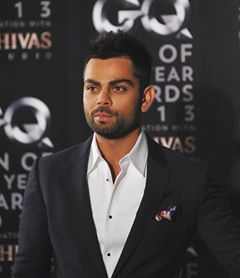
#> input picture images/kholi.jpg, 240 x 278 px
$ python transformation.py
#> lines starting #> are read from the running program, lines starting #| are printed output that depends on the picture
import cv2 as cv
import numpy as np

img = cv.imread('images/kholi.jpg')
#> img is the input picture: shape (278, 240, 3); mean B, G, R 63.4, 63.5, 68.5

cv.imshow('kholi', img)

# Translation
def translate(img, x, y):
#> called with x = 100, y = 100
    transMat = np.float32([[1,0,x], [0,1,y]])
    dimensions = (img.shape[1], img.shape[0])
#> dimensions = (240, 278)
    return cv.warpAffine(img, transMat, dimensions)
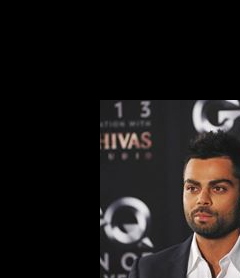
#> returned value: shape (278, 240, 3); mean of channels 0, 1, 2 25.4, 26.7, 30.8; drawn as B, G, R

#shifting of image
# -x --> Left
# -y --> Up
# x --> Right
# y --> Down

# translated = translate(img, -100, -100)  #shifting here 100px left and 100px up
translated = translate(img, 100, 100)  #shifting here 100px right and 100px down
cv.imshow('Translated', translated)

# Rotation
def rotate(img, angle, rotPoint=None):
#> called with angle = 45
    (height,width) = img.shape[:2]
#> height = 278; width = 240

    if rotPoint is None:
        rotPoint = (width//2, height//2)
#> rotPoint = (120, 139)

    rotMat = cv.getRotationMatrix2D(rotPoint, angle, 1.0)
    dimensions = (width, height)
#> dimensions = (240, 278)

    return cv.warpAffine(img, rotMat, dimensions)
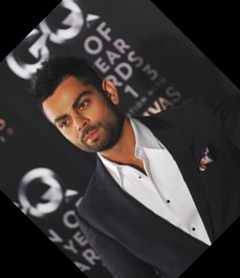
#> returned value: shape (278, 240, 3); mean of channels 0, 1, 2 55.8, 56, 60.7; drawn as B, G, R

rotated = rotate(img, 45)

#want to rotate it clockwise just give negative value to the angle.
# rotated = rotate(img, -45)
cv.imshow('Rotated', rotated)

# rotate the rotated image
rotated_rotated = rotate(rotated, 45)
#> call 2 of rotate, with angle = 45
#> in rotate (call 2), `return cv.warpAffine(img, rotMat, dimensions)`:
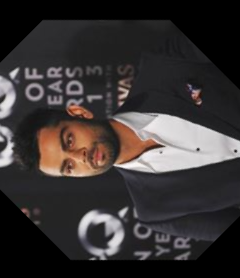
#> returned value: shape (278, 240, 3); mean of channels 0, 1, 2 51.2, 51.6, 56.3; drawn as B, G, R
cv.imshow('rotated_rotated', rotated_rotated)

# Resizing
resized = cv.resize(img, (500,500), interpolation=cv.INTER_CUBIC) #if we are shrinking the image then we go for INTER_AREA, if we enlarging the image then we should go for INTER_LINEAR,INTER_CUBIC cubic is slower but it better as it returns the  high quality.
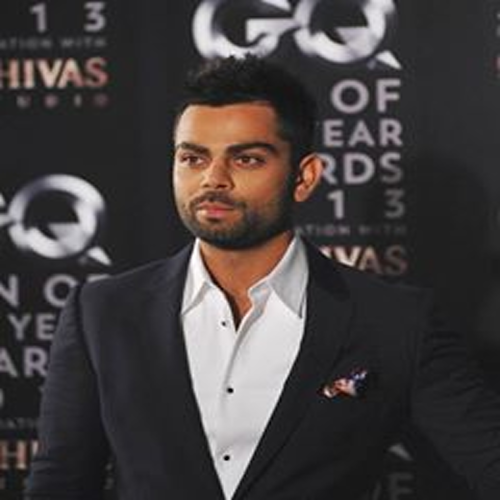
#> resized: shape (500, 500, 3); mean B, G, R 63.4, 63.5, 68.5
cv.imshow('resized', resized)

# Flipping. flipcode = 0 for vertically, 1 for horizontally, and -1 for both vaertically and horizontally.
flip = cv.flip(img, -1)
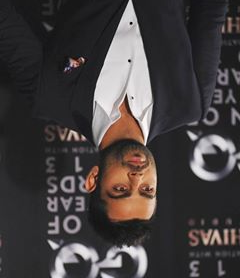
#> flip: shape (278, 240, 3); mean B, G, R 63.4, 63.5, 68.5
cv.imshow('flip', flip)

# Cropping
cropped = img[50:100, 100:200]
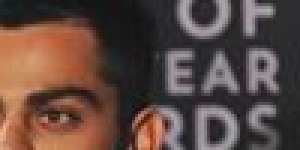
#> cropped: shape (50, 100, 3) (shown 3 times larger); mean B, G, R 65.7, 73, 94.3
cv.imshow('cropped', cropped)

cv.waitKey(0)

$ run again, with images/dhoni.jpg copied over images/kholi.jpg
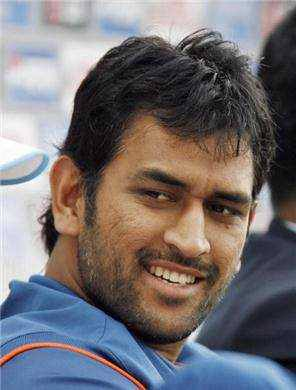
#> input picture images/dhoni.jpg, 296 x 390 px
#> img is the input picture: shape (390, 296, 3); mean B, G, R 114.5, 111.9, 117.2
#> `flip = cv.flip(img, -1)`:
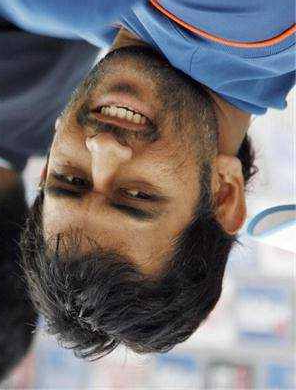
#> flip: shape (390, 296, 3); mean B, G, R 114.5, 111.9, 117.2
#> `cropped = img[50:100, 100:200]`:
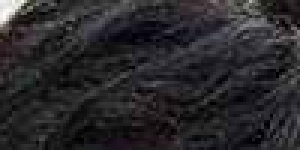
#> cropped: shape (50, 100, 3) (shown 3 times larger); mean B, G, R 42.6, 39.9, 41.4
